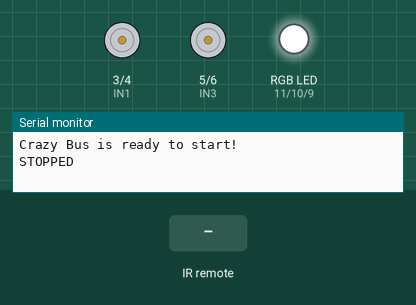
Simulated run of this sketch. Board: Arduino Uno, built with avr-gcc and run on an emulated ATmega328P. On the bench: motor-driver pin pairs drawn as motors (green arrow = first pin HIGH = forward, orange = second pin HIGH = backward, longer = more drive), an RGB LED mixed from three pins (HIGH = lit), the last lines printed to the serial monitor. Inputs (shaded band) come from the test bench.

Above: at 1.2 s.
1.3 s: infrared code 0xFF10EF received
At 1.52 s:
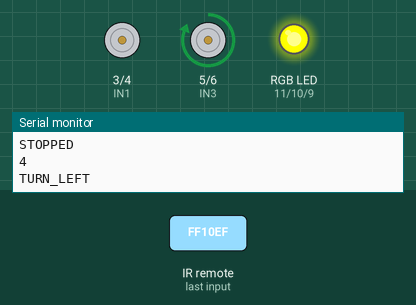
4.3 s: infrared code 0xFF18E7 received
At 5.3 s:
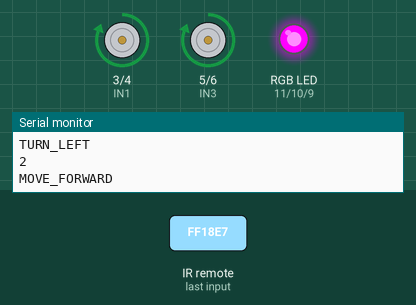
6.0 s: infrared code 0xFF5AA5 received
At 6.17 s:
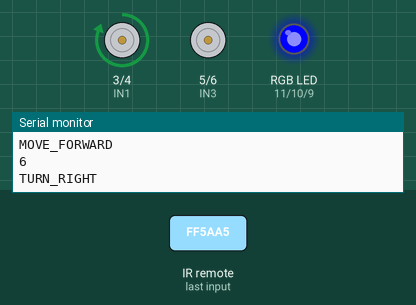
9.0 s: infrared code 0xFF4AB5 received
At 10.1 s:
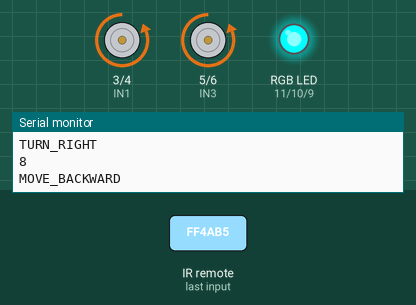
10.7 s: infrared code 0xFF38C7 received
At 11.1 s:
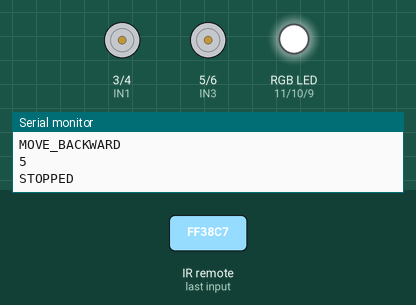
Timing chart, 0 to 13.2 s (numbered marks = the images above; inputs shaded):
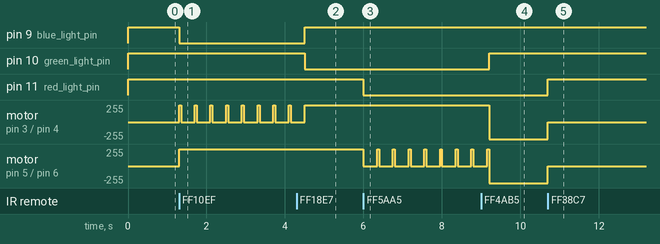

The sketch:

move_remote_control.ino
```cpp
// moving forward, backward, left, right, stop via infra red remote control
#include <IRremote.h> // 2.8.1  required - looks like v3.0.0 does not work

const int RECV_PIN = 7;

const char MOVE_FORWARD = '+';
const char STOP_MOVING = 0;
const char MOVE_BACKWARD = '-';
const char TURN_LEFT = '>';
const char TURN_RIGHT = '<';

#define IN1 3 // MOTOR A LEFT WHEELS
#define IN2 4 // MOTOR A LEFT WHEELS
#define IN3 5 // MOTOR B RIGHT WHEELS
#define IN4 6 // MOTOR B RIGHT WHEELS

const int red_light_pin= 11;
const int green_light_pin = 10;
const int blue_light_pin = 9;

IRrecv irrecv(RECV_PIN);
int  moveAll = STOP_MOVING;

/*
                            Cathode - Anode
  RGB_color(255, 0, 0); //        Red - Cyan
  RGB_color(0, 255, 0); //    Green - Magenta
  RGB_color(0, 0, 255); //    Blue  yellow
  RGB_color(255, 255, 125); // Raspberry - blue
  RGB_color(0, 255, 255); //     Cyan - red
  RGB_color(255, 0, 255); //  Magenta - Green
  RGB_color(255, 255, 0); //    Yellow Blue
  RGB_color(255, 255, 255); // White - notinhg
*/

void RGB_color_cathode(int red_light_value, int green_light_value, int blue_light_value)
{
  if (red_light_value >= 0 && red_light_value <= 255 )
    analogWrite(red_light_pin, red_light_value);
  if (green_light_value >= 0 && green_light_value <= 255 )
    analogWrite(green_light_pin, green_light_value);
  if (blue_light_value >= 0 && blue_light_value <= 255 )
    analogWrite(blue_light_pin, blue_light_value);
}

void RGB_color_anode(int red_light_value, int green_light_value, int blue_light_value)
{
  if (red_light_value >= 0 && red_light_value <= 255 )
    analogWrite(red_light_pin, 255 - red_light_value);
  if (green_light_value >= 0 && green_light_value <= 255 )
    analogWrite(green_light_pin, 255 - green_light_value);
  if (blue_light_value >= 0 && blue_light_value <= 255 )
    analogWrite(blue_light_pin, 255 - blue_light_value);
}

void setup() {

  Serial.begin(9600);
  irrecv.enableIRIn();
  //irrecv.blink13(true);
  Serial.println("Crazy Bus is ready to start!");

  pinMode(IN1, OUTPUT);
  pinMode(IN2, OUTPUT);
  pinMode(IN3, OUTPUT);
  pinMode(IN4, OUTPUT);

  pinMode(red_light_pin, OUTPUT);
  pinMode(green_light_pin, OUTPUT);
  pinMode(blue_light_pin, OUTPUT);

  Serial.println("STOPPED");
}

void loop() {
  if (moveAll == STOP_MOVING)
  {
        RGB_color_anode(0,0, 0); // Nothing
        digitalWrite(IN1, LOW);
        digitalWrite(IN2, LOW);
        digitalWrite(IN3, LOW);
        digitalWrite(IN4, LOW);
  }
  else
  {
    if (moveAll == MOVE_FORWARD)
    {
        RGB_color_anode(0, 255, 0); // Green
        digitalWrite(IN1, HIGH);
        digitalWrite(IN2, LOW);
        digitalWrite(IN3, HIGH);
        digitalWrite(IN4, LOW);

        //digitalWrite(RECV_PIN, HIGH);
        //delay(1000);
    }
    else if (moveAll == MOVE_BACKWARD)
    {
        RGB_color_anode(255, 0, 0); // Red
        //RGB_color_anode(255, 11, 56); //TODO: strangely but any other value for RED except 255 - causes that the futhre irrecv.decode() call is not successfull anymore - infrared does not respond
        digitalWrite(IN1, LOW);
        digitalWrite(IN2, HIGH);
        digitalWrite(IN3, LOW);
        digitalWrite(IN4, HIGH);


    }
    else if (moveAll == TURN_LEFT)
    {
        /*digitalWrite(IN1, LOW);
        digitalWrite(IN2, LOW);
        digitalWrite(IN3, LOW);
        digitalWrite(IN4, LOW);
        delay(1000);*/

        //digitalWrite(IN1, LOW);  // LEFT WHEELS BACKWARD
        //digitalWrite(IN2, HIGH);  // LEFT WHEELS BACKWARD

        RGB_color_anode(0, 0, 255); // Blue

        digitalWrite(IN1, HIGH);
        digitalWrite(IN2, LOW);
        digitalWrite(IN3, HIGH );
        digitalWrite(IN4, LOW);
        delay(50);

        digitalWrite(IN1, LOW);
        digitalWrite(IN2, LOW);
        digitalWrite(IN3, HIGH); // RIGHT WHEELS FORWARD
        digitalWrite(IN4, LOW); // RIGHT WHEELS FORWARD
        delay(350);


    }
    else if (moveAll == TURN_RIGHT)
    {
        /*digitalWrite(IN1, LOW);
        digitalWrite(IN2, LOW);
        digitalWrite(IN3, LOW);
        digitalWrite(IN4, LOW);*/
        RGB_color_anode(255, 255, 0); // Yellow
        digitalWrite(IN1, HIGH); // LEFT WHEELS FORWARD
        digitalWrite(IN2, LOW); // LEFT WHEELS FORWARD
        digitalWrite(IN3, LOW);
        digitalWrite(IN4, LOW);
        delay(350);

        digitalWrite(IN1, HIGH);
        digitalWrite(IN2, LOW);
        digitalWrite(IN3, HIGH);
        digitalWrite(IN4, LOW);
        delay(50);


        //digitalWrite(IN3, LOW); // RIGHT WHEELS BACKWARD
        //digitalWrite(IN4, HIGH); // RIGHT WHEELS BACKWARD
    }

  }

  if (irrecv.decode()){

           switch (irrecv.results.value)
           {
              case 0xFF30CF:
                  Serial.println("1");
                  break;
              case 0xFF18E7:
                  Serial.println("2");
                  moveAll = MOVE_FORWARD;
                  Serial.println("MOVE_FORWARD");

                  break;
              case 0xFF7A85:
                  Serial.println("3");
                  break;
              case 0xFF10EF:
                  Serial.println("4");
                  moveAll = TURN_LEFT;
                  Serial.println("TURN_LEFT");
                  break;
              case 0xFF38C7:
                  Serial.println("5");
                  moveAll = STOP_MOVING;
                  Serial.println("STOPPED");
                  break;
              case 0xFF5AA5:
                  Serial.println("6");
                  moveAll = TURN_RIGHT;
                  Serial.println("TURN_RIGHT");
                  break;
              case 0xFF42BD:
                  Serial.println("7");
                  break;
              case 0xFF4AB5:
                  Serial.println("8");
                  moveAll = MOVE_BACKWARD;
                  Serial.println("MOVE_BACKWARD");
                  break;
              case 0xFF52AD:
                  Serial.println("9");
                  break;
              case 0xFFA25D:
                  Serial.println("CH-");
                  break;
              case 0xFF629D:
                  Serial.println("CH");
                  break;
              case 0xFFE21D:
                  Serial.println("CH+");
                  break;
              case 0xFF22DD:
                  Serial.println("|<<");
                  moveAll = TURN_LEFT;
                  Serial.println("TURN_LEFT");
                  break;
              case 0xFF02FD:
                  Serial.println(">>|");
                  moveAll = TURN_RIGHT;
                  Serial.println("TURN_RIGHT");
                  break;
              case 0xFFC23D:
                  Serial.println(">||");
                  break;
              case 0xFFE01F:
                  Serial.println("-");
                  moveAll = MOVE_BACKWARD;
                  Serial.println("MOVE_BACKWARD");
                  break;
              case 0xFFA857:
                  Serial.println("+");
                  moveAll = MOVE_FORWARD;
                  Serial.println("MOVE_FORWARD");
                  break;
              case 0xFF906F:
                  Serial.println("EQ");
                  break;
              case 0xFF6897:
                  Serial.println("0");
                  moveAll = STOP_MOVING;
                  Serial.println("STOPPED");
                  break;
              case 0xFF9867:
                  Serial.println("100+");
                  break;
              case 0xFFB04F:
                  Serial.println("200+");
                  break;
              default:
                  //Serial.println( irrecv.results.value, HEX);
                  break;
           }
        irrecv.resume();
    }
}
```

Measured:
- after the input at 1.3 s, pin 9 (blue_light_pin): HIGH → LOW at once; motor on pin 3 (IN1) / pin 4 (IN2): alternates forward 255/255 for 0.05 s and stopped for 0.35 s, starting at once; motor on pin 5 (IN3) / pin 6 (IN4): stopped → forward 255/255 at once
- after the input at 4.3 s, pin 9 (blue_light_pin): LOW → HIGH after 0.20 s; pin 10 (green_light_pin): HIGH → LOW after 0.20 s; motor on pin 3 (IN1) / pin 4 (IN2): goes on until 4.5 s, then stays forward 255/255
- after the input at 6.0 s, pin 11 (red_light_pin): HIGH → LOW at once; motor on pin 5 (IN3) / pin 6 (IN4): alternates forward 255/255 for 0.05 s and stopped for 0.35 s, starting at once
- after the input at 9.0 s, pin 10 (green_light_pin): LOW → HIGH after 0.20 s; motor on pin 3 (IN1) / pin 4 (IN2): forward 255/255 → backward 255/255 after 0.20 s
- after the input at 10.7 s, pin 11 (red_light_pin): LOW → HIGH at once; motor on pin 3 (IN1) / pin 4 (IN2), motor on pin 5 (IN3) / pin 6 (IN4): backward 255/255 → stopped at once
